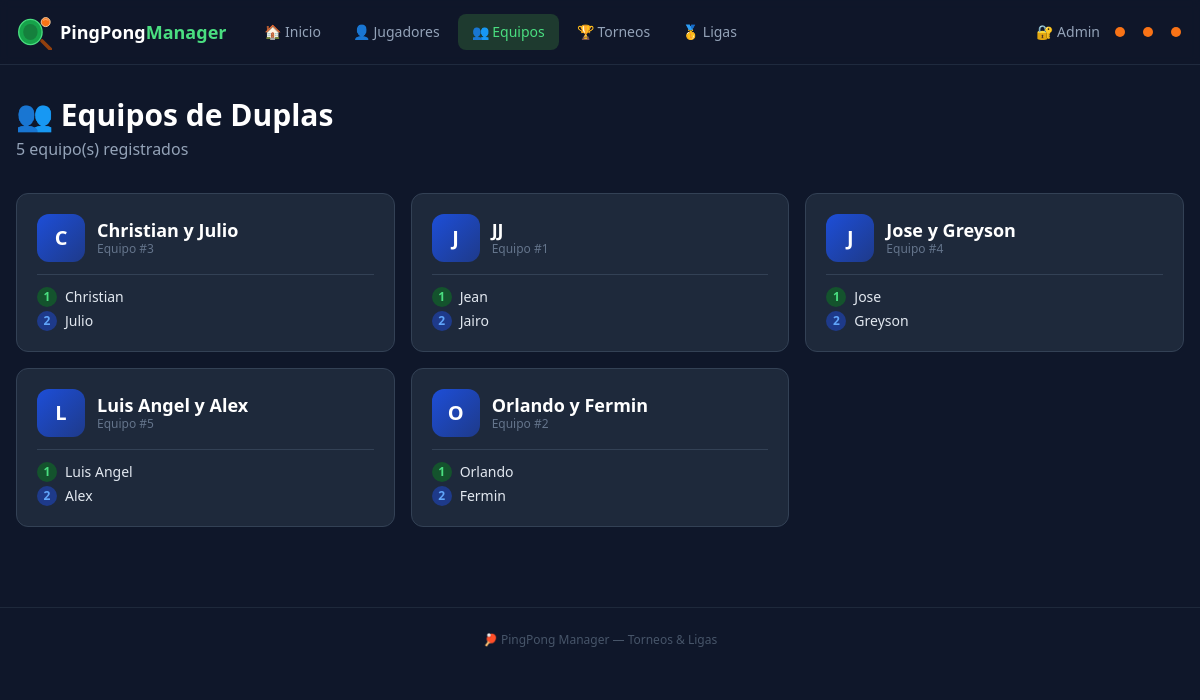
The page /teams on the database its author committed.
### models.py (models this page shows)
class Team(Base):
    __tablename__ = "teams"
    id = Column(Integer, primary_key=True)
    name = Column(String, nullable=False)
    player1_id = Column(Integer, ForeignKey("players.id"))
    player2_id = Column(Integer, ForeignKey("players.id"))
    player1 = relationship("Player", foreign_keys=[player1_id])
    player2 = relationship("Player", foreign_keys=[player2_id])
    created_at = Column(DateTime, default=datetime.utcnow)

class Player(Base):
    __tablename__ = "players"
    id = Column(Integer, primary_key=True)
    name = Column(String, nullable=False, unique=True)
    avatar = Column(String, nullable=True)
    created_at = Column(DateTime, default=datetime.utcnow)

### main.py (the view)
@app.get("/teams", response_class=HTMLResponse)
def teams_list(request: Request, db: Session = Depends(get_db), msg: str = ""):
    teams = db.query(models.Team).order_by(models.Team.name).all()
    players = db.query(models.Player).order_by(models.Player.name).all()
    return templates.TemplateResponse(
        "teams.html", {"request": request, "teams": teams, "players": players, "msg": msg}
    )

### templates/teams.html (shortened to what this page needs)
{% extends "base.html" %}
{% block content %}
<div class="flex items-center justify-between mb-8">
  <div>
    <h1 class="text-3xl font-black text-white flex items-center gap-3">👥 Equipos de Duplas</h1>
    <p class="text-slate-400 mt-1">{{ teams|length }} equipo(s) registrados</p>
  </div>
</div>
{% if teams %}
<div class="grid sm:grid-cols-2 lg:grid-cols-3 gap-4">
  {% for team in teams %}
  <div class="card p-5 hover:border-blue-700 transition group">
    <div class="flex items-start justify-between mb-3">
      <div class="flex items-center gap-3">
        <div class="w-12 h-12 rounded-xl bg-gradient-to-br from-blue-700 to-blue-900 flex items-center justify-center text-xl font-black text-white">
          {{ team.name[0].upper() }}
        </div>
        <div>
          <p class="font-bold text-white text-lg leading-tight">{{ team.name }}</p>
          <p class="text-xs text-slate-500">Equipo #{{ team.id }}</p>
        </div>
      </div>
    </div>
    <div class="border-t border-slate-700 pt-3 space-y-1">
      <div class="flex items-center gap-2 text-sm">
        <span class="w-5 h-5 rounded-full bg-green-900 flex items-center justify-center text-xs text-green-400 font-bold">1</span>
        <span class="text-slate-200">{{ team.player1.name }}</span>
      </div>
      <div class="flex items-center gap-2 text-sm">
        <span class="w-5 h-5 rounded-full bg-blue-900 flex items-center justify-center text-xs text-blue-400 font-bold">2</span>
        <span class="text-slate-200">{{ team.player2.name }}</span>
      </div>
    </div>
  </div>
  {% endfor %}
</div>
{% endif %}
{% endblock %}

### templates/base.html (style rules this page uses)
body { background: #0f172a; }
.card { background: #1e293b; border: 1px solid #334155; border-radius: 12px; }

### rows shown on the page
Team: name "C", name "Christian y Julio", id "3", player1.name "Christian", player2.name "Julio"
Team: name "J", name "JJ", id "1", player1.name "Jean", player2.name "Jairo"
Team: name "J", name "Jose y Greyson", id "4", player1.name "Jose", player2.name "Greyson"
Team: name "L", name "Luis Angel y Alex", id "5", player1.name "Luis Angel", player2.name "Alex"
Team: name "O", name "Orlando y Fermin", id "2", player1.name "Orlando", player2.name "Fermin"

### other values the page prints
{{ teams|length }} "5"
